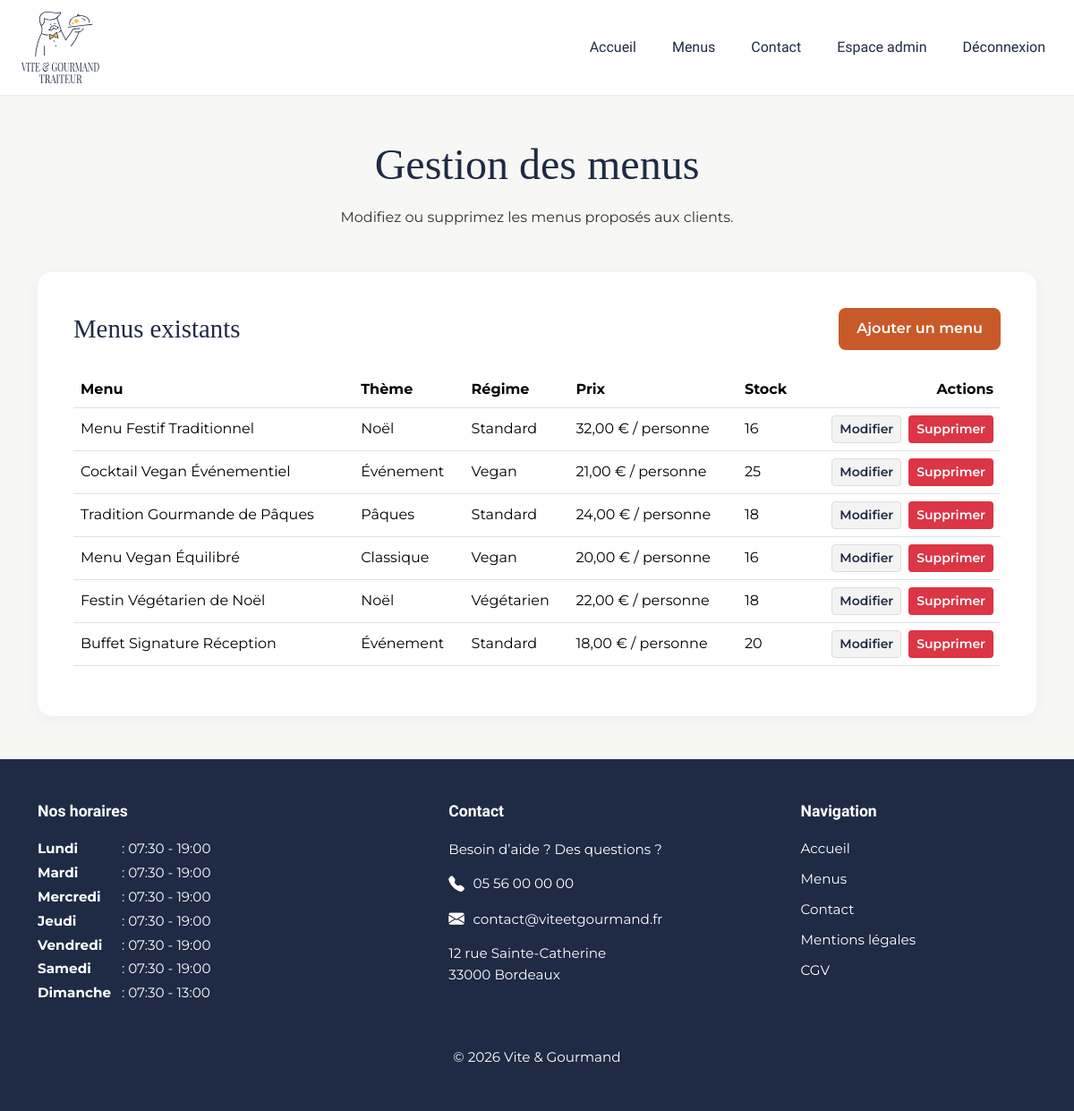
Screenshot of /public/index.php?url=employe-menus (signed in) with the database file from the repository.
### tables this page shows
CREATE TABLE menu (
    id INT AUTO_INCREMENT PRIMARY KEY,
    titre VARCHAR(100) NOT NULL,
    description_courte TEXT,
    description_longue TEXT,
    nb_personnes_min INT NOT NULL,
    prix_par_personne DECIMAL(10, 2) NOT NULL,
    stock INT NOT NULL,
    conditions TEXT,
    theme_id INT NOT NULL,
    regime_id INT NOT NULL,
    restaurant_id INT NOT NULL
);

CREATE TABLE theme (
    id INT AUTO_INCREMENT PRIMARY KEY,
    nom VARCHAR(50) NOT NULL UNIQUE
);

CREATE TABLE regime (
    id INT AUTO_INCREMENT PRIMARY KEY,
    nom VARCHAR(50) NOT NULL UNIQUE
);

CREATE TABLE horaire (
    id INT AUTO_INCREMENT PRIMARY KEY,
    jour_semaine ENUM('Lundi', 'Mardi', 'Mercredi', 'Jeudi', 'Vendredi', 'Samedi', 'Dimanche') NOT NULL,
    heure_ouverture TIME NOT NULL,
    heure_fermeture TIME NOT NULL,
    restaurant_id INT NOT NULL
);

### app/Controllers/EmployeeController.php (called while the page is built, shortened)
<?php
require_once __DIR__ . '/../Models/HoraireModel.php';
require_once __DIR__ . '/../Models/MenuModel.php';
class EmployeeController
{
    public function menus(): void
    {
        $menuModel = new MenuModel();
        $menus = $menuModel->getAllForEmployee();
        require_once __DIR__ . '/../Views/pages/employee-menus.php';
    }
}

### app/Models/MenuModel.php (called while the page is built, shortened)
<?php
class MenuModel
{
    public function getAllForEmployee(): array
    {
        $pdo = Database::getConnection();
        $sql = "
        SELECT
            menu.id,
            menu.titre,
            menu.prix_par_personne,
            menu.stock,
            theme.nom AS theme,
            regime.nom AS regime,
            COUNT(commande.id) AS nb_commandes
        FROM menu
        INNER JOIN theme ON menu.theme_id = theme.id
        INNER JOIN regime ON menu.regime_id = regime.id
        LEFT JOIN commande ON commande.menu_id = menu.id
        GROUP BY
            menu.id,
            menu.titre,
            menu.prix_par_personne,
            menu.stock,
            theme.nom,
            regime.nom
        ORDER BY menu.id DESC
    ";
        $stmt = $pdo->query($sql);
        return $stmt->fetchAll();
    }
}

### app/Models/HoraireModel.php (called while the page is built, shortened)
<?php
class HoraireModel
{
    public function getAll(): array
    {
        $pdo = Database::getConnection();
        $sql = "
            SELECT *
            FROM horaire
            ORDER BY FIELD(
                jour_semaine,
                'Lundi',
                'Mardi',
                'Mercredi',
                'Jeudi',
                'Vendredi',
                'Samedi',
                'Dimanche'
            )
        ";
        $stmt = $pdo->query($sql);
        return $stmt->fetchAll();
    }
}

### app/Views/pages/employee-menus.php (the view, shortened to what this page needs)
<?php require_once __DIR__ . '/../layouts/header.php'; ?>
<main class="employee-management-page py-5">
    <section class="container">
        <div class="employee-management-header mb-5">
            <h1 class="employee-management-title">Gestion des menus</h1>
            <p class="employee-management-text">
                Modifiez ou supprimez les menus proposés aux clients.
            </p>
        </div>
        <div class="employee-management-card">
            <div class="d-flex justify-content-between align-items-center flex-wrap gap-3 mb-4">
                <h2 class="employee-management-subtitle mb-0">Menus existants</h2>
                <a href="index.php?url=employe-menu-create"
                    class="btn employee-management-btn">
                    Ajouter un menu
                </a>
            </div>
            <div class="table-responsive">
                <table class="table align-middle employee-management-table">
                    <thead>
                        <tr>
                            <th>Menu</th>
                            <th>Thème</th>
                            <th>Régime</th>
                            <th>Prix</th>
                            <th>Stock</th>
                            <th class="text-end">Actions</th>
                        </tr>
                    </thead>
                    <tbody>
                        <?php foreach ($menus as $menu): ?>
                            <tr>
                                <td>
                                    <?= htmlspecialchars($menu['titre']) ?>
                                </td>
                                <td>
                                    <?= htmlspecialchars($menu['theme']) ?>
                                </td>
                                <td>
                                    <?= htmlspecialchars($menu['regime']) ?>
                                </td>
                                <td>
                                    <?= number_format((float) $menu['prix_par_personne'], 2, ',', ' ') ?> € / personne
                                </td>
                                <td>
                                    <?= (int) $menu['stock'] ?>
                                </td>
                                <td>
                                    <div class="d-flex justify-content-end gap-2 flex-wrap">
                                        <a href="index.php?url=employe-menu-edit&id=<?= (int) $menu['id'] ?>"
                                            class="btn btn-sm employee-management-secondary-btn">
                                            Modifier
                                        </a>
                                        <a
                                            href="index.php?url=employe-menu-delete&id=<?= (int) $menu['id'] ?>"
                                            class="btn btn-sm employee-management-danger-btn"
                                            onclick="return confirm('Supprimer ce menu ?')">
                                            Supprimer
                                        </a>
                                    </div>
                                </td>
                            </tr>
                        <?php endforeach; ?>
                    </tbody>
                </table>
            </div>
        </div>
    </section>
</main>
<?php require_once __DIR__ . '/../layouts/footer.php'; ?>

### app/Views/layouts/footer.php (shortened to what this page needs)
<?php
require_once __DIR__ . '/../../Models/HoraireModel.php';
$horaireModel = new HoraireModel();
$footerHoraires = $horaireModel->getAll();
?>
<footer class="site-footer">
    <div class="container">
        <div class="footer-grid">
            <div class="footer-column">
                <h3 class="footer-hours-title">
                    Nos horaires
                </h3>
                <div class="footer-hours-list">
                    <?php foreach ($footerHoraires as $horaire): ?>
                        <p class="footer-hours">
                            <strong>
                                <?= htmlspecialchars($horaire['jour_semaine']) ?>
                            </strong>
                            :
                            <?= htmlspecialchars(substr($horaire['heure_ouverture'], 0, 5)) ?>
                            -
                            <?= htmlspecialchars(substr($horaire['heure_fermeture'], 0, 5)) ?>
                        </p>
                    <?php endforeach; ?>
                </div>
            </div>
            <div class="footer-column">
                <h3 class="footer-hours-title">
                    Contact
                </h3>
                <p class="footer-help">
                    Besoin d’aide ? Des questions ?
                </p>
                <a href="tel:+33556000000" class="footer-contact-link">
                    <i class="bi bi-telephone-fill"></i>
                    05 56 00 00 00
                </a>
                <a href="mailto:contact@viteetgourmand.fr"
                    class="footer-contact-link footer-email">
                    <i class="bi bi-envelope-fill"></i>
                    contact@viteetgourmand.fr
                </a>
                <p class="footer-address">
                    12 rue Sainte-Catherine<br>
                    33000 Bordeaux
                </p>
            </div>
            <div class="footer-column">
                <h3 class="footer-hours-title">
                    Navigation
                </h3>
                <nav class="footer-links">
                    <a href="<?= BASE_URL ?>/index.php?url=accueil">
                        Accueil
                    </a>
                    <a href="<?= BASE_URL ?>/index.php?url=menus">
                        Menus
                    </a>
                    <a href="<?= BASE_URL ?>/index.php?url=contact">
                        Contact
                    </a>
                    <a href="<?= BASE_URL ?>/index.php?url=mentions-legales">
                        Mentions légales
                    </a>
                    <a href="<?= BASE_URL ?>/index.php?url=cgv">
                        CGV
                    </a>
                </nav>
            </div>
        </div>
        <p class="footer-copyright mt-5 mb-0">
            © 2026 Vite & Gourmand
        </p>
    </div>
</footer>
</body>
</html>

### public/assets/css/style.css (style rules this page uses)
:root { --bs-primary: #1F2A44; --bs-secondary: #A69F9F; --bs-warning: #F4C542; --bs-dark: #333333; --vg-bg: #F7F7F5; --vg-cta: #C85A2A; --vg-white: #FFFFFF; }
body { min-height: 100vh; background-color: var(--vg-bg); color: var(--bs-dark); font-family: 'Montserrat', sans-serif; }
h1, h2, h3, h4, h5 { font-family: 'Playfair Display', serif; color: var(--bs-primary); }
a { text-decoration: none; }
.page-layout { min-height: 100vh; display: flex; flex-direction: column; }
main { flex: 1; }
.site-footer { background-color: #1F2A44; color: #FFFFFF; padding: 3rem 1rem; }
.site-footer a { color: #FFFFFF; text-decoration: none; transition: 0.3s ease; }
.footer-grid { display: grid; grid-template-columns: 1.2fr 1fr 0.8fr; gap: 4rem; max-width: 1200px; margin: 0 auto; text-align: left; }
.footer-column { display: flex; flex-direction: column; gap: 0.8rem; }
.footer-hours-title { font-family: 'Raleway', sans-serif; font-weight: 700; font-size: 1.10rem; margin-bottom: 0.5rem; color: #FFFFFF; }
.footer-hours-list { display: flex; flex-direction: column; gap: 0.25rem; }
.footer-hours { margin-bottom: 0; font-size: 0.95rem; line-height: 1.5; }
.footer-hours strong { display: inline-block; min-width: 90px; }
.footer-help, .footer-address, .footer-copyright { font-size: 0.95rem; line-height: 1.6; margin-bottom: 0; }
.footer-contact-link, .footer-email { display: flex; align-items: center; gap: 0.6rem; font-size: 0.95rem; }
.footer-contact-link i, .footer-email i { font-size: 1.1rem; }
.footer-links { display: flex; flex-direction: column; gap: 0.7rem; }
.footer-links a { font-size: 0.95rem; }
.footer-copyright { text-align: center; margin-top: 3rem; }
.employee-management-page { background-color: var(--vg-bg); }
.employee-management-header { text-align: center; }
.employee-management-title { color: var(--bs-primary); font-size: 3rem; }
.employee-management-text { color: var(--bs-dark); max-width: 700px; margin: 1rem auto 0; line-height: 1.7; }
.employee-management-card { background-color: #ffffff; border-radius: 16px; padding: 2.5rem; box-shadow: 0 4px 20px rgba(0, 0, 0, 0.04); }
.employee-management-subtitle { color: var(--bs-primary); font-size: 1.8rem; }
.employee-management-btn { background-color: var(--vg-cta); color: #ffffff; font-weight: 600; border-radius: 8px; padding: 0.65rem 1.2rem; }
.employee-management-secondary-btn { background-color: #f3f3f3; color: var(--bs-primary); border: 1px solid #dddddd; font-weight: 600; }
.employee-management-danger-btn { background-color: #dc3545; color: #ffffff; font-weight: 600; }
.employee-management-table td { vertical-align: middle; }

### rows the page displays
menu: titre "Menu Festif Traditionnel", theme.nom "Noël", regime.nom "Standard", prix_par_personne "32,00", stock "16"
menu: titre "Cocktail Vegan Événementiel", theme.nom "Événement", regime.nom "Vegan", prix_par_personne "21,00", stock "25"
menu: titre "Tradition Gourmande de Pâques", theme.nom "Pâques", regime.nom "Standard", prix_par_personne "24,00", stock "18"
menu: titre "Menu Vegan Équilibré", theme.nom "Classique", regime.nom "Vegan", prix_par_personne "20,00", stock "16"
menu: titre "Festin Végétarien de Noël", theme.nom "Noël", regime.nom "Végétarien", prix_par_personne "22,00", stock "18"
menu: titre "Buffet Signature Réception", theme.nom "Événement", regime.nom "Standard", prix_par_personne "18,00", stock "20"
horaire: jour_semaine "Lundi", heure_ouverture "07:30", heure_fermeture "19:00"
horaire: jour_semaine "Mardi", heure_ouverture "07:30", heure_fermeture "19:00"
horaire: jour_semaine "Mercredi", heure_ouverture "07:30", heure_fermeture "19:00"
horaire: jour_semaine "Jeudi", heure_ouverture "07:30", heure_fermeture "19:00"
horaire: jour_semaine "Vendredi", heure_ouverture "07:30", heure_fermeture "19:00"
horaire: jour_semaine "Samedi", heure_ouverture "07:30", heure_fermeture "19:00"
horaire: jour_semaine "Dimanche", heure_ouverture "07:30", heure_fermeture "13:00"
